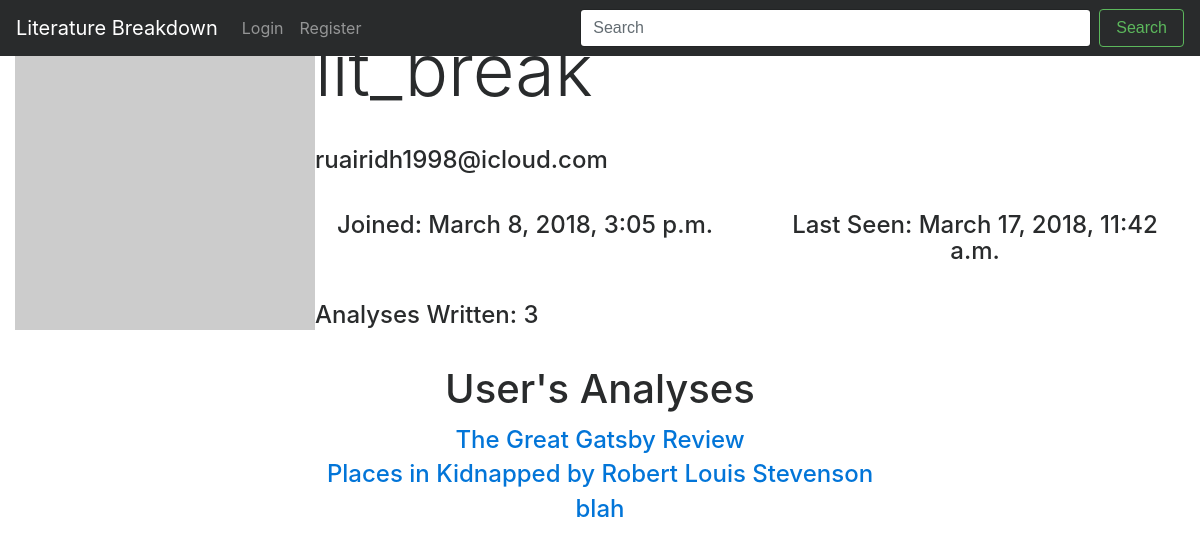
Before: /literaturebreakdown/profile/lit_break/ with the older database file.
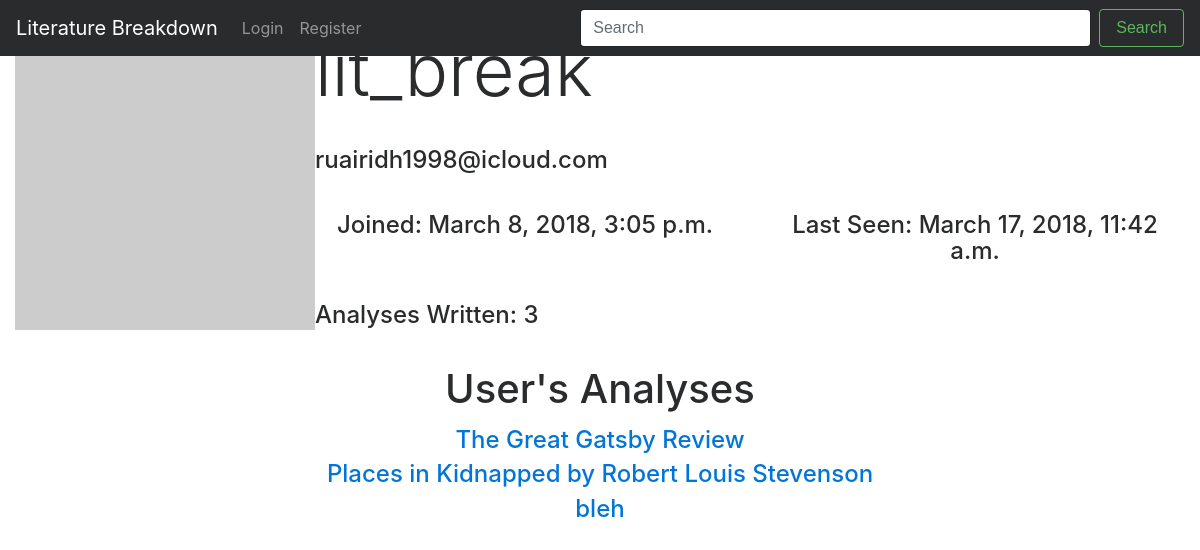
After: the same page with the newer database file.
### lit/models.py (models this page shows, shortened)
class Article(models.Model):
    author = models.ForeignKey(UserProfile)
    date_published = models.CharField(max_length=8, unique=False)
    book = models.CharField(max_length=128, unique=False)
    views = models.IntegerField(default=0)
    title = models.CharField(max_length=128, unique=True)
    analysis = models.CharField(max_length=2500, unique=False)
    category = models.CharField(max_length=50)
    slug = models.SlugField()
    img = models.ImageField(upload_to='profile_images', blank=True)
    rating = models.FloatField(max_length=5.0, default=0.0)
    book_author = models.CharField(max_length=128, default="")
    book_published = models.CharField(max_length=128, default="")

### lit/views.py (the view)
# urls.py: url(r'^profile/(?P<username>[\w\-]+)/$', views.profile, name='profile'),
def profile(request, username):
    context_dict = {}
    try:
        user = User.objects.get(username=username)
    except User.DoesNotExist:
        return redirect('index')
    userprofile = UserProfile.objects.get_or_create(user=user)[0]
    articles = Article.objects.filter(author=userprofile)
    context_dict['userprofile'] = userprofile
    context_dict['articles'] = articles
    context_dict['numb_articles'] = len(articles)
    context_dict['selecteduser'] = user
    if Favourites.objects.filter(user=userprofile).exists():
        favourite = Favourites.objects.get(user=userprofile)
        favourites = favourite.fav_list.all()
        context_dict['favourites'] = favourites
    return render(request, 'lit/profile.html', context_dict)

### templates/lit/profile.html (shortened to what this page needs)
<!DOCTYPE html>
{% extends 'lit/base.html' %}
{% load staticfiles %}
{% block body_block %}
	<div class="row" style="padding-top:30px;">
		<div class="col-md-3">
			{% if userprofile.picture %}
			<img src="{{ MEDIA_URL }}{{ userprofile.picture }}"
				 width="300"
				 height="300"
				 alt={{ user.username }} />
			{% else %}
			<img src="http://lorempixel.com/300/300/people/"
				 width="300"
				 height="300"
				 alt={{ user.username }} />
			{% endif %}
		</div>
		<div class="col-md-9">
			<div class="row">
				<div class="col-md-10"><h1 class="display-3">{{ selecteduser.username }}</h1></div>
			</div>
			<div class="row" style="padding-top:30px;">
				<div class="col-md-4"><h4 style="text-align: center">{{ selecteduser.email }}</h4></div>
				<div class="col-md-4"><h4 style="text-align: center">{{ selecteduser.first_name }} {{ selecteduser.last_name }}</h4></div>
				<div class="col-md-4"><h4 style="text-align: center">{{ userprofile.website }}</h4></div>
			</div>
			<div class="row" style="padding-top:30px;">
				<div class="col-md-6"><h4 style="text-align: center">Joined: {{ selecteduser.date_joined }}</h4></div>
				<div class="col-md-6"><h4 style="text-align: center">Last Seen: {{ selecteduser.last_login }}</h4></div>
			</div>
			<div class="row" style="padding-top:30px;">
				<div class="col-md-12"><h4>Analyses Written: {{ numb_articles }}</h4></div>
			</div>
		</div>
	</div>
	{% if articles %}
	<div style="padding-top:30px;">
		<h1 style="text-align:center">User's Analyses</h1>
		<p>
			{% for article in articles %}
			<h4 style="text-align: center"><a href="{% url 'show_article' article.slug %}">{{ article.title }}</a></h4>
			{% endfor %}
		</p>
	</div>
	{% endif %}
{% endblock %}

Changed rows visible on the page:
removed Article: title "blah"
added Article: title "bleh"
